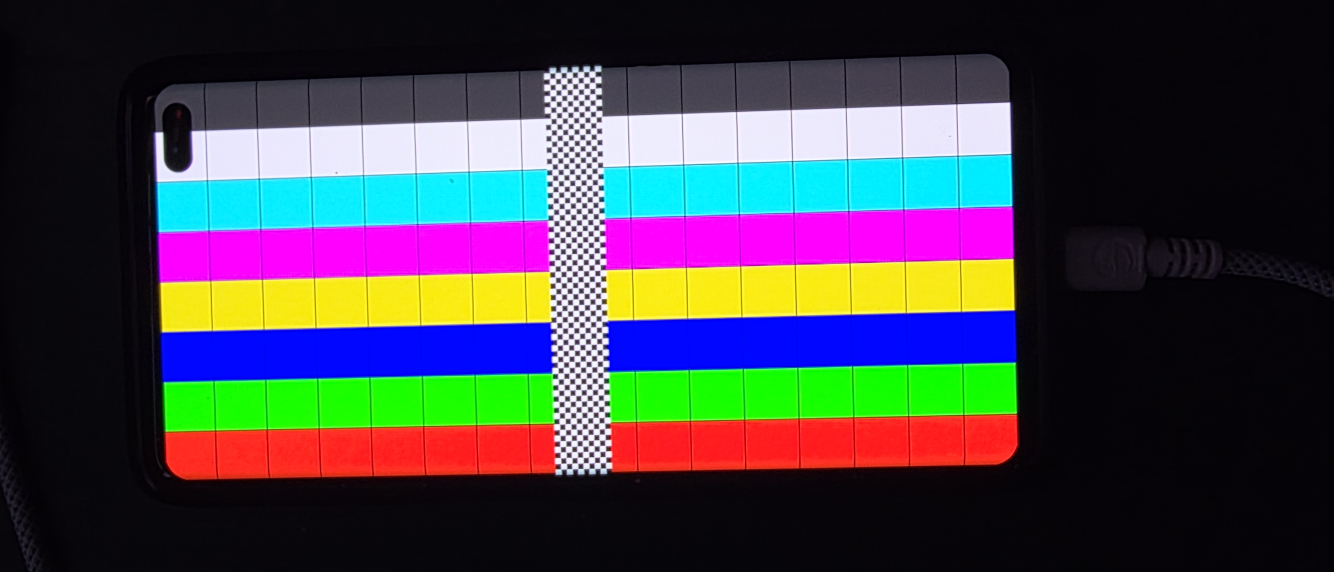
#> input picture measurements/2026-09-24-decon-m0-m1a/m1a-wzor-na-panelu.jpg, 4000 x 1716 px (shown at 1/3 size)
$ python orientacja-podgladu.py ../../../../measurements/2026-09-24-decon-m0-m1a/m1a-wzor-na-panelu.jpg ../../../../measurements/2026-09-24-decon-m0-m1a/m1a-wzor-na-panelu.jpg
#> lines starting #> are read from the running program, lines starting #| are printed output that depends on the picture
#!/usr/bin/python3
# Porownuje dwa zrzuty wizjera (np. Camera1 i Camera2 przy tej samej scenie):
# korelacja srodka kadru bez zmian i po odbiciach, bez zapisywania obrazu.
# Najwyzsza korelacja "bez zmian" = ta sama orientacja.
# Uzycie: orientacja-podgladu.py a.ppm b.ppm
import sys
from PIL import Image, ImageOps


def wektor(im):
    im = im.convert('L').crop((0, 300, im.width, 1500)).resize((48, 64))
    return list(im.getdata())


def korelacja(a, b):
    n = len(a)
    ma, mb = sum(a) / n, sum(b) / n
    cov = sum((x - ma) * (y - mb) for x, y in zip(a, b))
    va = sum((x - ma) ** 2 for x in a) ** 0.5
    vb = sum((y - mb) ** 2 for y in b) ** 0.5
    return cov / (va * vb) if va and vb else 0.0


a = Image.open(sys.argv[1])
#> a is the input picture: PIL image 4000x1716 RGB; mean R, G, B 67.1, 64.6, 72.6
b = Image.open(sys.argv[2])
wa = wektor(a)
#> in wektor, `im = im.convert('L').crop((0, 300, im.width, 1500)).resize((48, 64))`:
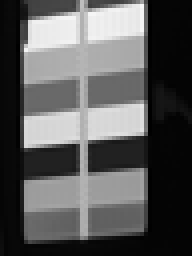
#> im: PIL image 48x64 L (shown 4 times larger); min 0, max 248, mean 88.7
#> wa = 3072 values, max 248 at index 83, min 0 at index 85, mean 88.69
for nazwa, im in (('bez zmian', b), ('odbicie poziome', ImageOps.mirror(b)), ('odbicie pionowe', ImageOps.flip(b)),
                  ('obrot 180', b.rotate(180))):
    print('%-16s %.3f' % (nazwa, korelacja(wa, wektor(im))))
#> this loop made 4 passes
#> (nazwa, mb in korelacja, cov in korelacja, vb in korelacja) on passes 1 to 4: ('bez zmian', 88.69, 20652413.5, 4544.5), ('odbicie poziome', 88.69, 11652556.5, 4544.5), ('odbicie pionowe', 91.07, 13567627.7, 4473.5), ('obrot 180', 91.07, 8103002.7, 4473.5)
#| bez zmian        1.000
#| odbicie poziome  0.564
#| odbicie pionowe  0.667
#| obrot 180        0.399
#> pass 2, in wektor (call 3), `im = im.convert('L').crop((0, 300, im.width, 1500)).resize((48, 64))`:
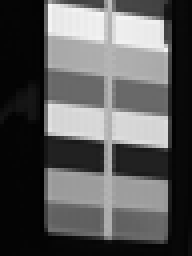
#> im: PIL image 48x64 L (shown 4 times larger); min 0, max 248, mean 88.7
#> pass 3, in wektor (call 4), `im = im.convert('L').crop((0, 300, im.width, 1500)).resize((48, 64))`:
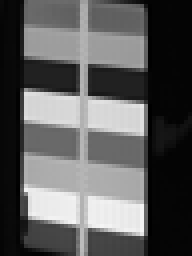
#> im: PIL image 48x64 L (shown 4 times larger); min 0, max 245, mean 91.1
